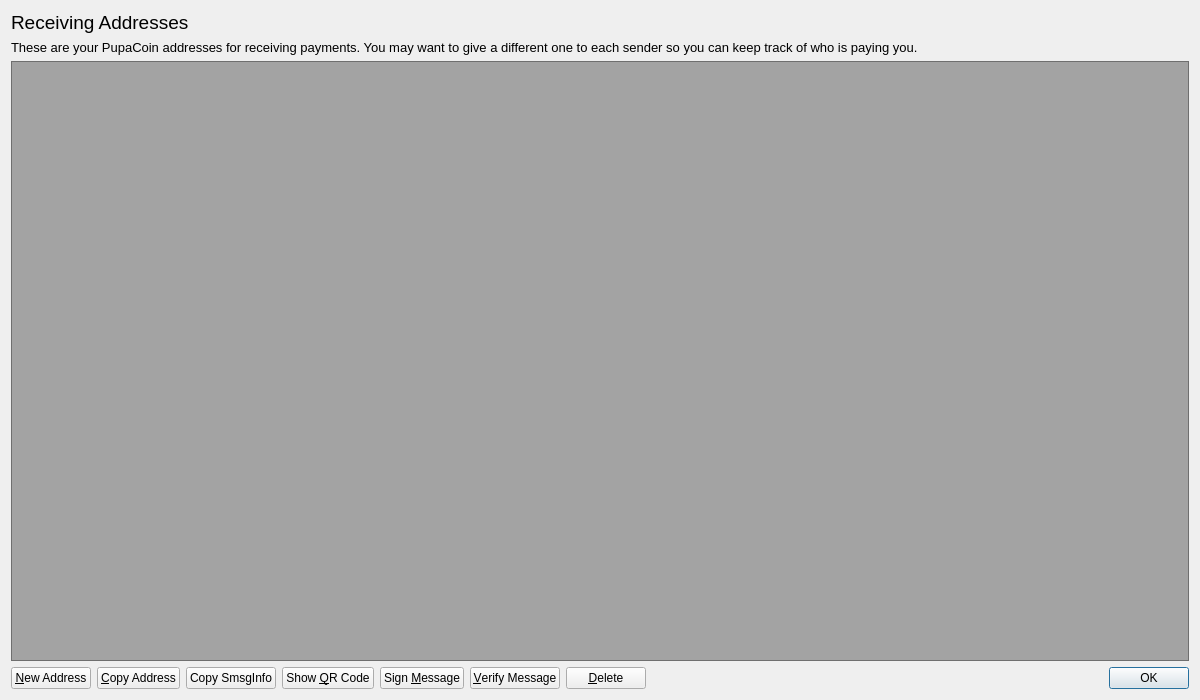
<?xml version="1.0" encoding="UTF-8"?>
<ui version="4.0">
 <class>AddressBookPage</class>
 <widget class="QWidget" name="AddressBookPage">
  <property name="geometry">
   <rect>
    <x>0</x>
    <y>0</y>
    <width>1200</width>
    <height>700</height>
   </rect>
  </property>
  <property name="windowTitle">
   <string>Address Book</string>
  </property>
  <property name="styleSheet">
   <string notr="true"/>
  </property>
  <layout class="QVBoxLayout" name="verticalLayout">
   <item>
    <widget class="QLabel" name="AddressLabelName">
     <property name="font">
      <font>
       <pointsize>14</pointsize>
      </font>
     </property>
     <property name="text">
      <string>Receiving Addresses</string>
     </property>
    </widget>
   </item>
   <item>
    <widget class="QLabel" name="labelExplanation">
     <property name="font">
      <font>
       <pointsize>10</pointsize>
      </font>
     </property>
     <property name="text">
      <string>These are your PupaCoin addresses for receiving payments. You may want to give a different one to each sender so you can keep track of who is paying you.</string>
     </property>
     <property name="textFormat">
      <enum>Qt::PlainText</enum>
     </property>
     <property name="wordWrap">
      <bool>true</bool>
     </property>
    </widget>
   </item>
   <item>
    <widget class="QTableView" name="tableView">
     <property name="font">
      <font>
       <pointsize>10</pointsize>
      </font>
     </property>
     <property name="contextMenuPolicy">
      <enum>Qt::CustomContextMenu</enum>
     </property>
     <property name="toolTip">
      <string>Double-click to edit address or label</string>
     </property>
     <property name="styleSheet">
      <string notr="true">background: transparent;
background-color: rgb(20, 20, 20, 0.35);
color: rgb(255, 255, 255);
</string>
     </property>
     <property name="tabKeyNavigation">
      <bool>false</bool>
     </property>
     <property name="selectionMode">
      <enum>QAbstractItemView::SingleSelection</enum>
     </property>
     <property name="selectionBehavior">
      <enum>QAbstractItemView::SelectRows</enum>
     </property>
     <property name="sortingEnabled">
      <bool>true</bool>
     </property>
     <attribute name="verticalHeaderVisible">
      <bool>false</bool>
     </attribute>
    </widget>
   </item>
   <item>
    <layout class="QHBoxLayout" name="horizontalLayout">
     <item>
      <widget class="QPushButton" name="newAddressButton">
       <property name="toolTip">
        <string>Create a new address</string>
       </property>
       <property name="text">
        <string>&amp;New Address</string>
       </property>
      </widget>
     </item>
     <item>
      <widget class="QPushButton" name="copyToClipboard">
       <property name="toolTip">
        <string>Copy the currently selected address to the system clipboard</string>
       </property>
       <property name="text">
        <string>&amp;Copy Address</string>
       </property>
      </widget>
     </item>
     <item>
      <widget class="QPushButton" name="copySmsgInfo">
       <property name="toolTip">
        <string>Copy the currently selected address smsg info to the system clipboard</string>
       </property>
       <property name="text">
        <string>Copy SmsgInfo</string>
       </property>
      </widget>
     </item>
     <item>
      <widget class="QPushButton" name="showQRCode">
       <property name="text">
        <string>Show &amp;QR Code</string>
       </property>
      </widget>
     </item>
     <item>
      <widget class="QPushButton" name="signMessage">
       <property name="toolTip">
        <string>Sign a message to prove you own a PupaCoin address</string>
       </property>
       <property name="text">
        <string>Sign &amp;Message</string>
       </property>
      </widget>
     </item>
     <item>
      <widget class="QPushButton" name="verifyMessage">
       <property name="toolTip">
        <string>Verify a message to ensure it was signed with a specified PupaCoin address</string>
       </property>
       <property name="text">
        <string>&amp;Verify Message</string>
       </property>
      </widget>
     </item>
     <item>
      <widget class="QPushButton" name="deleteButton">
       <property name="toolTip">
        <string>Delete the currently selected address from the list</string>
       </property>
       <property name="text">
        <string>&amp;Delete</string>
       </property>
      </widget>
     </item>
     <item>
      <spacer name="horizontalSpacer">
       <property name="orientation">
        <enum>Qt::Horizontal</enum>
       </property>
       <property name="sizeHint" stdset="0">
        <size>
         <width>40</width>
         <height>20</height>
        </size>
       </property>
      </spacer>
     </item>
     <item>
      <widget class="QDialogButtonBox" name="buttonBox">
       <property name="sizePolicy">
        <sizepolicy hsizetype="Maximum" vsizetype="Fixed">
         <horstretch>0</horstretch>
         <verstretch>0</verstretch>
        </sizepolicy>
       </property>
       <property name="standardButtons">
        <set>QDialogButtonBox::Ok</set>
       </property>
      </widget>
     </item>
    </layout>
   </item>
  </layout>
 </widget>
 <resources/>
 <connections/>
</ui>
